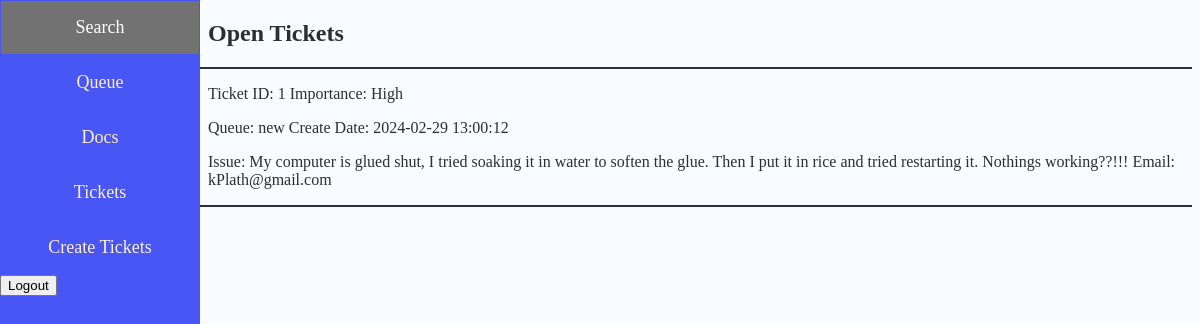
Screenshot of /queue.php (signed in) with the database file from the repository.
### tables this page shows
CREATE TABLE if NOT EXISTS `ticket` (
  `Ticket_ID` int(11) NOT NULL AUTO_INCREMENT,
  `UserID` int(11) NOT NULL,
  `Importance` enum('High', 'Medium', 'Low') NOT NULL,
  `Queue` enum('new','inprogress','closed','important') NOT NULL,
  `Status` enum('new','reopened','closed') NOT NULL,
  `CreateDate` datetime NOT NULL,
  `CloseDate` datetime,
  `TicketDesc` varchar(1000) NOT NULL,
  `Email` varchar(64) NOT NULL,
  Primary Key(Ticket_ID),
  Foreign Key(UserID) References user(UserID)
);

### queue.php (the view, shortened to what this page needs)
<!DOCTYPE html>
<html lang="en">
<head>
    <link rel="stylesheet" href="style.css">
</head>
<body>
  <?php include ("menu.php")?>
    <?php
    if (isset($_SESSION["User_ID"])) {
      $servername = "localhost";
      $useraccount = "admin";
      $password = "admin";
      $dbname = "cs410_final";
      $conn = new mysqli($servername, $useraccount, $password, $dbname);
      $stmt = $conn->prepare("SELECT * FROM ticket WHERE Status != 'closed'");
      $stmt->execute();
      $result = $stmt->get_result();
      if ($result->num_rows > 0) {
        echo '<div class="ticketinfo">';
        echo "<h2>Open Tickets</h2>";
        echo '</div>';
        while($row = $result->fetch_assoc()) {
            echo '<div class="ticketinfo">';
            echo "<p>Ticket ID: " . $row["Ticket_ID"] . " Importance: " . $row["Importance"] .  "</p>";
            echo "<p>Queue: " . $row["Queue"] . " Create Date: " . $row["CreateDate"] .  "</p>";
            echo "<p>Issue: " . $row["TicketDesc"] . " Email: " . $row["Email"] .  "</p>";
            echo '</div>';
        }
      } else {
        echo '<div class="ticketinfo">';
        echo "You currently have no tickets.";
        echo '</div>';
      }
    } else {
      header("Location: login.php");
      exit();
    }
  ?>
</body>
</html>

### style.css (style rules this page uses)
html { background: #f8fbff; }
.ticketinfo { padding-left: 200px; }
.ticketinfo { color: #2d2d34; border-bottom: 2px solid; border-color:#2d2d34; padding-left: 200px; }

### rows the page displays
ticket: Ticket_ID "1", Importance "High", Queue "new", CreateDate "2024-02-29 13:00:12", TicketDesc "My computer is glued shut, I tried soaking it in water to soften the glue. Then I put it in rice and tried restarting it. Nothings working??!!!", Email "kPlath@gmail.com"
